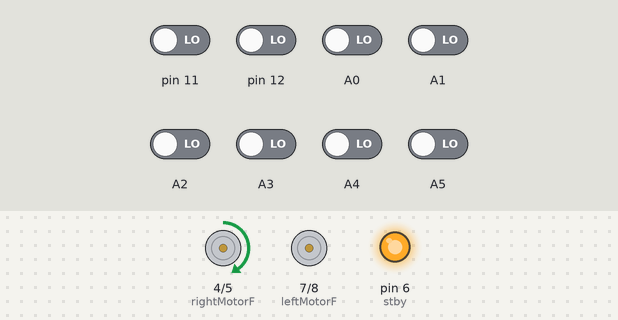
Bench run of a sketch on a simulated Arduino Uno, built with avr-gcc and run on an emulated ATmega328P. On the bench: motor-driver pin pairs drawn as motors (green arrow = first pin HIGH = forward, orange = second pin HIGH = backward, longer = more drive, scaled by the enable pin, stopped while the standby pin is LOW), output pins drawn as LEDs (lit = HIGH). Inputs (shaded band) come from the test bench; at power-on: A0–5, pin 11, pin 12 LOW.

Above: at 5.7 s.
5.8 s: pin 11 driven HIGH
At 7.0 s:
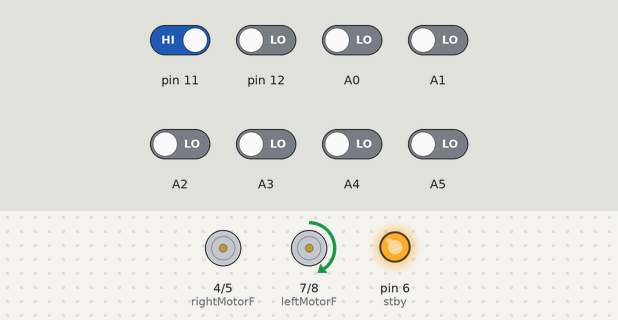
7.3 s: pin 12 driven HIGH
At 8.3 s:
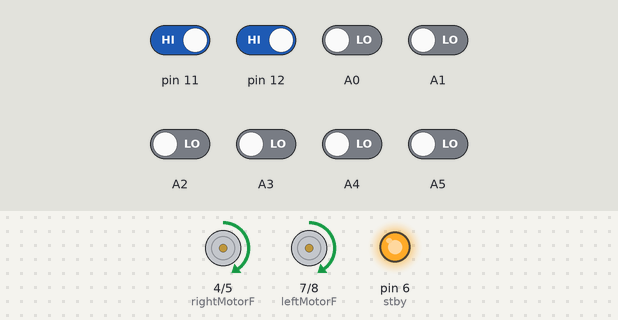
8.8 s: A1 driven HIGH
10.3 s: A5 driven HIGH
At 11.5 s:
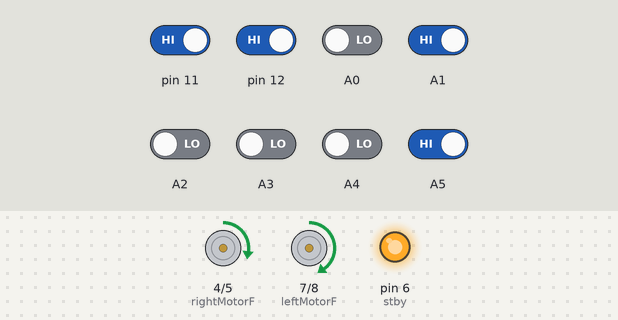
11.8 s: A0 driven HIGH
At 12.9 s:
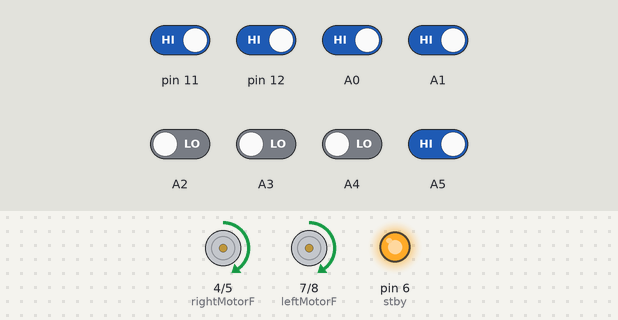
13.3 s: A2 driven HIGH
At 14.0 s:
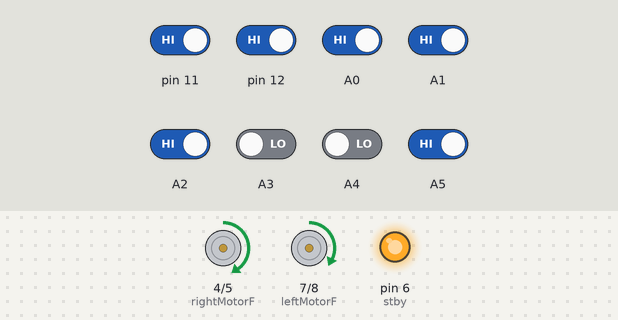
Timing chart, 0 to 15.8 s (numbered marks = the images above; inputs shaded):
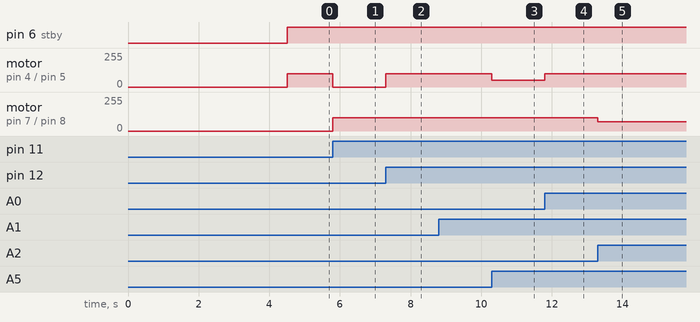

Measured:
- after the input at 5.8 s, motor on pin 4 (rightMotorF) / pin 5 (rightMotorB): forward 100/255 → stopped at once; motor on pin 7 (leftMotorF) / pin 8 (leftMotorB): stopped → forward 100/255 at once
- after the input at 7.3 s, motor on pin 4 (rightMotorF) / pin 5 (rightMotorB): stopped → forward 100/255 at once
- after the input at 10.3 s, motor on pin 4 (rightMotorF) / pin 5 (rightMotorB): forward 100/255 → forward 50/255 at once
- after the input at 11.8 s, motor on pin 4 (rightMotorF) / pin 5 (rightMotorB): forward 50/255 → forward 100/255 at once
- after the input at 13.3 s, motor on pin 7 (leftMotorF) / pin 8 (leftMotorB): forward 100/255 → forward 70/255 at once

The sketch:

thapar_new.ino
```cpp
#include <QTRSensors.h>

#define rightMotorF 4
#define rightMotorB 5
#define rightMotorPWM 3
#define leftMotorF 7
#define leftMotorB 8
#define leftMotorPWM 9
#define stby 6

QTRSensorsRC qtr((unsigned char[]) {A0,12, A1, A2, A3, A4, 11, A5}, 8, 2500);

void setup()
{
  pinMode(rightMotorF, OUTPUT);
  pinMode(rightMotorB, OUTPUT);
  pinMode(rightMotorPWM, OUTPUT);
  pinMode(leftMotorF, OUTPUT);
  pinMode(leftMotorB, OUTPUT);
  pinMode(leftMotorPWM, OUTPUT);
  pinMode(stby,OUTPUT);
  for (int i = 0; i < 100; i++)  // make the calibration take about 5 seconds
  {
    qtr.calibrate();
    delay(20);
  }
}

int lastError = 0;
float kp = 0.1;  // 0.08 // for small = 0.1
float kd = 5; // 1.0   // for small = 1.7
float ki = 0;
int integral = 0;
int derivative = 0;

void loop()
{
  unsigned int sensors[8];

  unsigned int position = qtr.readLine(sensors, QTR_EMITTERS_ON);

  int error = int(position) - 3500;
  integral += error;
  derivative = error - lastError;
  int power_difference = kp * error + ki * integral + kd * derivative;
  lastError = error;

  const int maximum = 100;

  if (power_difference > maximum)
    power_difference = maximum;
  if (power_difference < -maximum)
    power_difference = -maximum;

  if (power_difference < 0) {
    digitalWrite(rightMotorF, HIGH);
    digitalWrite(rightMotorB, LOW);
    analogWrite(rightMotorPWM, maximum);
    digitalWrite(leftMotorF, HIGH);
    digitalWrite(leftMotorB, LOW);
    analogWrite(leftMotorPWM, maximum + power_difference);
    digitalWrite(stby,HIGH);
  }
  else {
    digitalWrite(rightMotorF, HIGH);
    digitalWrite(rightMotorB, LOW);
    analogWrite(rightMotorPWM, maximum - power_difference);
    digitalWrite(leftMotorF, HIGH);
    digitalWrite(leftMotorB, LOW);
    analogWrite(leftMotorPWM, maximum);
    digitalWrite(stby,HIGH);
  }
}
```
